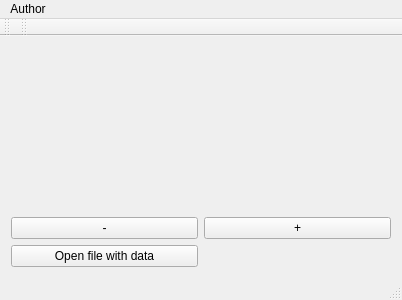
<?xml version="1.0" encoding="UTF-8"?>
<ui version="4.0">
 <class>MainWindow</class>
 <widget class="QMainWindow" name="MainWindow">
  <property name="geometry">
   <rect>
    <x>0</x>
    <y>0</y>
    <width>402</width>
    <height>300</height>
   </rect>
  </property>
  <property name="windowTitle">
   <string>MainWindow</string>
  </property>
  <widget class="QWidget" name="centralWidget">
   <layout class="QGridLayout" name="gridLayout">
    <item row="0" column="0">
     <layout class="QVBoxLayout" name="verticalLayout">
      <item>
       <layout class="QHBoxLayout" name="horizontalLayout">
        <item>
         <widget class="QCustomPlot" name="widget" native="true">
          <property name="maximumSize">
           <size>
            <width>60000</width>
            <height>70000</height>
           </size>
          </property>
         </widget>
        </item>
       </layout>
      </item>
      <item>
       <layout class="QGridLayout" name="gridLayout_2">
        <property name="sizeConstraint">
         <enum>QLayout::SetDefaultConstraint</enum>
        </property>
        <item row="0" column="0">
         <widget class="QPushButton" name="scalePlus">
          <property name="text">
           <string>-</string>
          </property>
         </widget>
        </item>
        <item row="0" column="1">
         <widget class="QPushButton" name="scaleMinus">
          <property name="text">
           <string>+</string>
          </property>
         </widget>
        </item>
        <item row="1" column="0">
         <widget class="QPushButton" name="pushButton">
          <property name="text">
           <string>Open file with data</string>
          </property>
         </widget>
        </item>
       </layout>
      </item>
     </layout>
    </item>
   </layout>
  </widget>
  <widget class="QMenuBar" name="menuBar">
   <property name="geometry">
    <rect>
     <x>0</x>
     <y>0</y>
     <width>402</width>
     <height>17</height>
    </rect>
   </property>
   <widget class="QMenu" name="menuAuthor">
    <property name="title">
     <string>Author</string>
    </property>
    <addaction name="actionAbout"/>
   </widget>
   <addaction name="menuAuthor"/>
  </widget>
  <widget class="QToolBar" name="mainToolBar">
   <attribute name="toolBarArea">
    <enum>TopToolBarArea</enum>
   </attribute>
   <attribute name="toolBarBreak">
    <bool>false</bool>
   </attribute>
  </widget>
  <widget class="QStatusBar" name="statusBar"/>
  <widget class="QToolBar" name="toolBar">
   <property name="windowTitle">
    <string>toolBar</string>
   </property>
   <attribute name="toolBarArea">
    <enum>TopToolBarArea</enum>
   </attribute>
   <attribute name="toolBarBreak">
    <bool>false</bool>
   </attribute>
  </widget>
  <action name="actionAbout">
   <property name="text">
    <string>About</string>
   </property>
  </action>
 </widget>
 <layoutdefault spacing="6" margin="11"/>
 <customwidgets>
  <customwidget>
   <class>QCustomPlot</class>
   <extends>QWidget</extends>
   <header>qcustomplot.h</header>
   <container>1</container>
  </customwidget>
 </customwidgets>
 <resources/>
 <connections/>
</ui>
